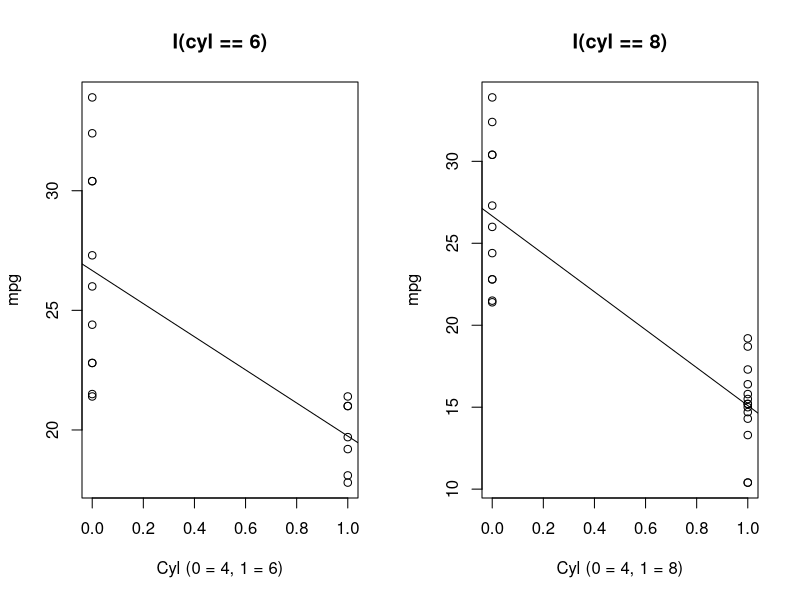
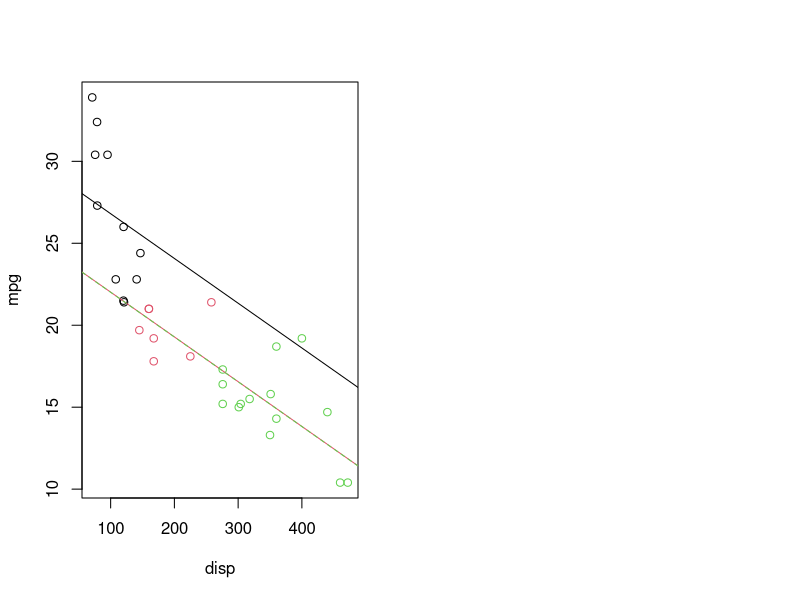
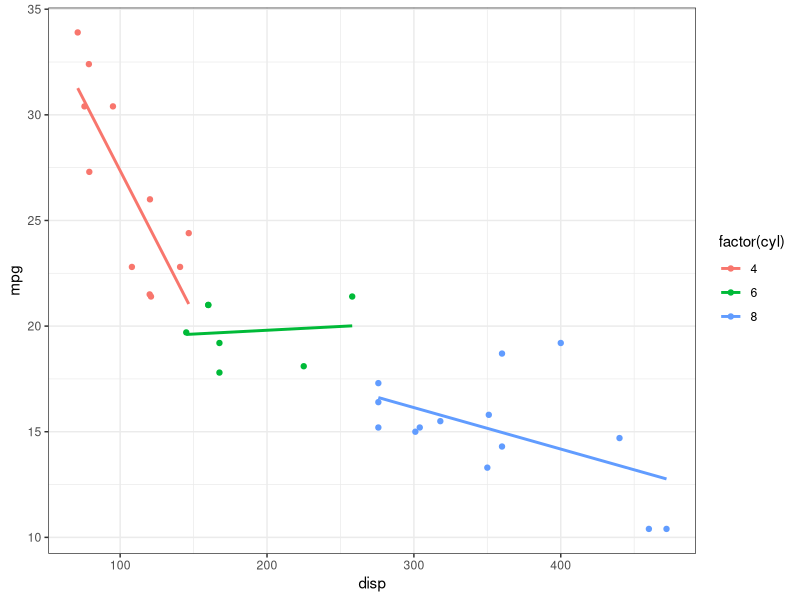
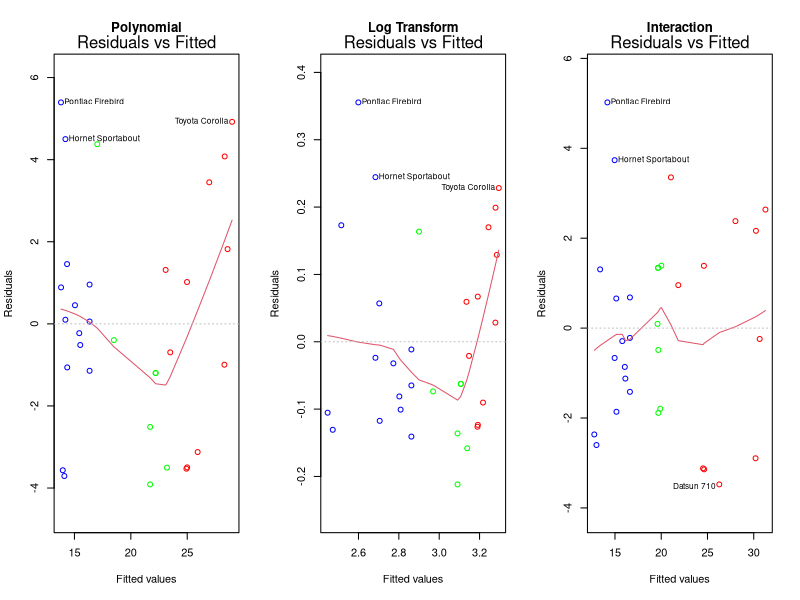

Reproduce these figures in R, in order.
## ---- chunk 1
#| include: false
set.seed(2112)
## ---- chunk 2
# Note that I need the var.equal=TRUE to match the assumptions of regression.
t.test(mpg ~ am, data = mtcars, var.equal = TRUE)
## ---- chunk 3
lm(mpg ~ am, data = mtcars) |> summary()
## ---- chunk 4
anova(aov(mpg ~ factor(cyl), data = mtcars))
## ---- chunk 5
summary(lm(mpg ~ factor(cyl), data = mtcars))
## ---- chunk 6
cbind(model.matrix(mpg ~ factor(cyl), data = mtcars), cyl = cbind(mtcars$cyl)) |> head(12)
## ---- chunk 7
cyl4 <- coef(lm(mpg ~ 1, data = subset(mtcars, cyl == 4)))
cyl6 <- coef(lm(mpg ~ 1, data = subset(mtcars, cyl == 6)))
cyl8 <- coef(lm(mpg ~ 1, data = subset(mtcars, cyl == 8)))
allcyl <- coef(lm(mpg ~ factor(cyl), data = mtcars))
print(c(cyl4 = unname(cyl4), beta0=unname(allcyl[1])))
print(c(cyl6 = unname(cyl6), beta0_plus_beta1 = unname(allcyl[1] + allcyl[2])))
print(c(cyl8 = unname(cyl8), beta0_plus_beta2 = unname(allcyl[1] + allcyl[3])))

## ---- chunk 8
par(mfrow = c(1,2))
plot(mpg ~ I(as.numeric(factor(cyl)) - 1), data = subset(mtcars, cyl %in% c(4,6)),
    xlab = "Cyl (0 = 4, 1 = 6)", main = "I(cyl == 6)")
abline(lm(mpg ~ factor(cyl), data = subset(mtcars, cyl %in% c(4,6))))
plot(mpg ~ I(as.numeric(factor(cyl)) - 1), data = subset(mtcars, cyl %in% c(4,8)),
    xlab = "Cyl (0 = 4, 1 = 8)", main = "I(cyl == 8)")
abline(lm(mpg ~ factor(cyl), data = subset(mtcars, cyl %in% c(4,8))))
## ---- chunk 9
cyldisp <- coef(lm(mpg ~ factor(cyl) + disp, data = mtcars))
cyldisp

plot(mpg ~ disp, col = factor(cyl), data = mtcars)
abline(a = cyldisp[1], b = cyldisp[4], col = 1, lty = 1)
abline(a = cyldisp[1] + cyldisp[2], b = cyldisp[4], col = 2, lty = 1)
abline(a = cyldisp[1] + cyldisp[3], b = cyldisp[4], col = 3, lty = 2)
## ---- chunk 10
coef(lm(mpg ~ disp * factor(cyl), data = mtcars))
coef(lm(mpg ~ disp, data = subset(mtcars, cyl == 4))) # Others will be similar
## ---- chunk 11
library(ggplot2); theme_set(theme_bw())
ggplot(mtcars) +
    aes(x = disp, y = mpg, colour = factor(cyl)) +
    geom_point() +
    geom_smooth(method = "lm", se = FALSE, formula = "y ~ x")
## ---- chunk 12
poly_lm <- lm(mpg ~ poly(disp, 2), data = mtcars)
log_lm <- lm(log(mpg) ~ disp, data = mtcars)
interact_lm <- lm(mpg ~ factor(cyl)*disp, data = mtcars)

## ---- chunk 13
par(mfrow = c(1,3))

resid_plot <- 1 # Re-run with different values to check other plots
# Use similar colours to the ggplot.
mycolours <- c("red", "green", "blue")[as.numeric(factor(mtcars$cyl))]

plot(poly_lm, which = resid_plot, main = "Polynomial", col = mycolours)
plot(log_lm, which = resid_plot, main = "Log Transform", col = mycolours)
plot(interact_lm, which = resid_plot, main = "Interaction", col = mycolours)

## ---- chunk 14
anova(poly_lm, log_lm, interact_lm)
## ---- chunk 15
c(summary(poly_lm)$sigma, summary(interact_lm)$sigma)
## ---- chunk 16
anova(interact_lm)
